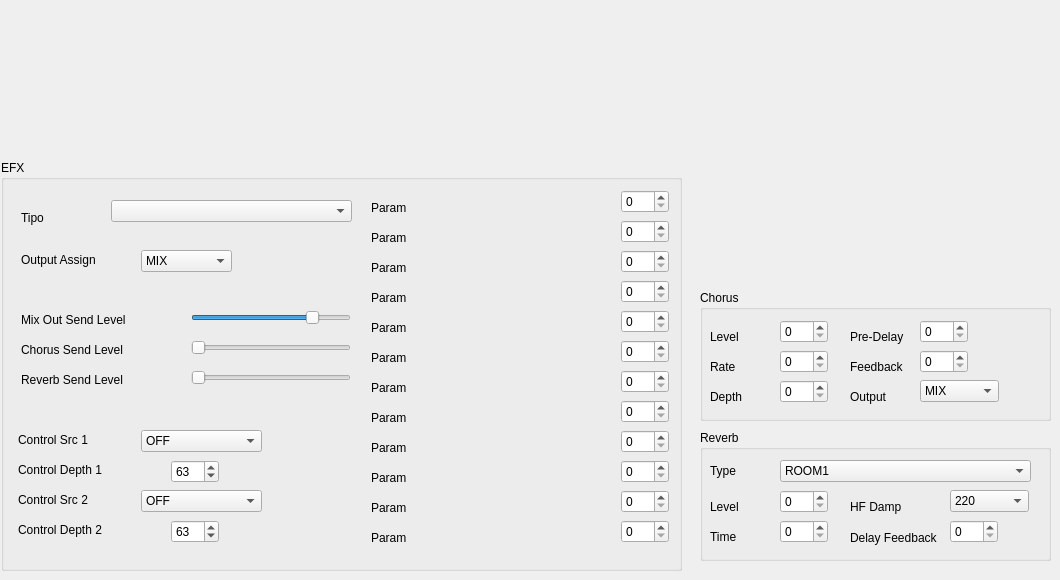
     <widget class="QWidget" name="tab_2">
      <attribute name="title">
       <string>Efeitos</string>
      </attribute>
      <widget class="QGroupBox" name="groupBox_6">
       <property name="geometry">
        <rect>
         <x>700</x>
         <y>430</y>
         <width>351</width>
         <height>131</height>
        </rect>
       </property>
       <property name="title">
        <string>Reverb</string>
       </property>
       <widget class="QSpinBox" name="perfReverbDelayFeedback_2">
        <property name="geometry">
         <rect>
          <x>250</x>
          <y>90</y>
          <width>48</width>
          <height>23</height>
         </rect>
        </property>
        <property name="maximum">
         <number>127</number>
        </property>
       </widget>
       <widget class="QSpinBox" name="perfReverbTime_2">
        <property name="geometry">
         <rect>
          <x>80</x>
          <y>90</y>
          <width>48</width>
          <height>23</height>
         </rect>
        </property>
        <property name="maximum">
         <number>127</number>
        </property>
       </widget>
       <widget class="QLabel" name="label_34">
        <property name="geometry">
         <rect>
          <x>10</x>
          <y>70</y>
          <width>58</width>
          <height>14</height>
         </rect>
        </property>
        <property name="text">
         <string>Level</string>
        </property>
       </widget>
       <widget class="QLabel" name="label_35">
        <property name="geometry">
         <rect>
          <x>10</x>
          <y>30</y>
          <width>58</width>
          <height>21</height>
         </rect>
        </property>
        <property name="text">
         <string>Type</string>
        </property>
       </widget>
       <widget class="QLabel" name="label_36">
        <property name="geometry">
         <rect>
          <x>10</x>
          <y>100</y>
          <width>58</width>
          <height>14</height>
         </rect>
        </property>
        <property name="text">
         <string>Time</string>
        </property>
       </widget>
       <widget class="QSpinBox" name="perfReverbLevel_2">
        <property name="geometry">
         <rect>
          <x>80</x>
          <y>60</y>
          <width>48</width>
          <height>23</height>
         </rect>
        </property>
        <property name="maximum">
         <number>127</number>
        </property>
       </widget>
       <widget class="QLabel" name="label_37">
        <property name="geometry">
         <rect>
          <x>150</x>
          <y>70</y>
          <width>58</width>
          <height>14</height>
         </rect>
        </property>
        <property name="text">
         <string>HF Damp</string>
        </property>
       </widget>
       <widget class="QLabel" name="label_38">
        <property name="geometry">
         <rect>
          <x>150</x>
          <y>100</y>
          <width>101</width>
          <height>16</height>
         </rect>
        </property>
        <property name="text">
         <string>Delay Feedback</string>
        </property>
       </widget>
       <widget class="QComboBox" name="perfReverbHFDamp_2">
        <property name="geometry">
         <rect>
          <x>250</x>
          <y>60</y>
          <width>79</width>
          <height>22</height>
         </rect>
        </property>
        <item>
         <property name="text">
          <string>220</string>
         </property>
        </item>
        <item>
         <property name="text">
          <string>250</string>
         </property>
        </item>
        <item>
         <property name="text">
          <string>315</string>
         </property>
        </item>
        <item>
         <property name="text">
          <string>400</string>
         </property>
        </item>
        <item>
         <property name="text">
          <string>500</string>
         </property>
        </item>
        <item>
         <property name="text">
          <string>630</string>
         </property>
        </item>
        <item>
         <property name="text">
          <string>800</string>
         </property>
        </item>
        <item>
         <property name="text">
          <string>1000</string>
         </property>
        </item>
        <item>
         <property name="text">
          <string>1250</string>
         </property>
        </item>
        <item>
         <property name="text">
          <string>1600</string>
         </property>
        </item>
        <item>
         <property name="text">
          <string>2000</string>
         </property>
        </item>
        <item>
         <property name="text">
          <string>2500</string>
         </property>
        </item>
        <item>
         <property name="text">
          <string>3150</string>
         </property>
        </item>
        <item>
         <property name="text">
          <string>4000</string>
         </property>
        </item>
        <item>
         <property name="text">
          <string>5000</string>
         </property>
        </item>
        <item>
         <property name="text">
          <string>6300</string>
         </property>
        </item>
        <item>
         <property name="text">
          <string>8000</string>
         </property>
        </item>
        <item>
         <property name="text">
          <string>BYPASS</string>
         </property>
        </item>
       </widget>
       <widget class="QComboBox" name="perfReverbType_2">
        <property name="geometry">
         <rect>
          <x>80</x>
          <y>30</y>
          <width>251</width>
          <height>22</height>
         </rect>
        </property>
        <item>
         <property name="text">
          <string>ROOM1</string>
         </property>
        </item>
        <item>
         <property name="text">
          <string>ROOM2</string>
         </property>
        </item>
        <item>
         <property name="text">
          <string>STAGE1</string>
         </property>
        </item>
        <item>
         <property name="text">
          <string>STAGE2</string>
         </property>
        </item>
        <item>
         <property name="text">
          <string>HALL1</string>
         </property>
        </item>
        <item>
         <property name="text">
          <string>HALL2</string>
         </property>
        </item>
        <item>
         <property name="text">
          <string>DELAY</string>
         </property>
        </item>
        <item>
         <property name="text">
          <string>PAN-DLY</string>
         </property>
        </item>
       </widget>
      </widget>
      <widget class="QGroupBox" name="groupBox_8">
       <property name="geometry">
        <rect>
         <x>1</x>
         <y>160</y>
         <width>681</width>
         <height>411</height>
        </rect>
       </property>
       <property name="title">
        <string>EFX</string>
       </property>
       <widget class="QLabel" name="perfParamLbl_13">
        <property name="geometry">
         <rect>
          <x>370</x>
          <y>40</y>
          <width>231</width>
          <height>16</height>
         </rect>
        </property>
        <property name="text">
         <string>Param</string>
        </property>
       </widget>
       <widget class="QSpinBox" name="perfParam_13">
        <property name="geometry">
         <rect>
          <x>620</x>
          <y>30</y>
          <width>48</width>
          <height>23</height>
         </rect>
        </property>
        <property name="maximum">
         <number>127</number>
        </property>
        <property name="value">
         <number>0</number>
        </property>
       </widget>
       <widget class="QLabel" name="perfParamLbl_14">
        <property name="geometry">
         <rect>
          <x>370</x>
          <y>70</y>
          <width>241</width>
          <height>16</height>
         </rect>
        </property>
        <property name="text">
         <string>Param</string>
        </property>
       </widget>
       <widget class="QSpinBox" name="perfParam_14">
        <property name="geometry">
         <rect>
          <x>620</x>
          <y>60</y>
          <width>48</width>
          <height>23</height>
         </rect>
        </property>
        <property name="maximum">
         <number>127</number>
        </property>
        <property name="value">
         <number>0</number>
        </property>
       </widget>
       <widget class="QLabel" name="perfParamLbl_15">
        <property name="geometry">
         <rect>
          <x>370</x>
          <y>100</y>
          <width>241</width>
          <height>16</height>
         </rect>
        </property>
        <property name="text">
         <string>Param</string>
        </property>
       </widget>
       <widget class="QSpinBox" name="perfParam_15">
        <property name="geometry">
         <rect>
          <x>620</x>
          <y>90</y>
          <width>48</width>
          <height>23</height>
         </rect>
        </property>
        <property name="maximum">
         <number>127</number>
        </property>
        <property name="value">
         <number>0</number>
        </property>
       </widget>
       <widget class="QSpinBox" name="perfParam_16">
        <property name="geometry">
         <rect>
          <x>620</x>
          <y>120</y>
          <width>48</width>
          <height>23</height>
         </rect>
        </property>
        <property name="maximum">
         <number>127</number>
        </property>
        <property name="value">
         <number>0</number>
        </property>
       </widget>
       <widget class="QLabel" name="perfParamLbl_16">
        <property name="geometry">
         <rect>
          <x>370</x>
          <y>130</y>
          <width>241</width>
          <height>16</height>
         </rect>
        </property>
        <property name="text">
         <string>Param</string>
        </property>
       </widget>
       <widget class="QSpinBox" name="perfParam_17">
        <property name="geometry">
         <rect>
          <x>620</x>
          <y>150</y>
          <width>48</width>
          <height>23</height>
         </rect>
        </property>
        <property name="maximum">
         <number>127</number>
        </property>
        <property name="value">
         <number>0</number>
        </property>
       </widget>
       <widget class="QLabel" name="perfParamLbl_17">
        <property name="geometry">
         <rect>
          <x>370</x>
          <y>160</y>
          <width>241</width>
          <height>16</height>
         </rect>
        </property>
        <property name="text">
         <string>Param</string>
        </property>
       </widget>
       <widget class="QSpinBox" name="perfParam_18">
        <property name="geometry">
         <rect>
          <x>620</x>
          <y>180</y>
          <width>48</width>
          <height>23</height>
         </rect>
        </property>
        <property name="maximum">
         <number>127</number>
        </property>
        <property name="value">
         <number>0</number>
        </property>
       </widget>
       <widget class="QLabel" name="perfParamLbl_18">
        <property name="geometry">
         <rect>
          <x>370</x>
          <y>190</y>
          <width>241</width>
          <height>16</height>
         </rect>
        </property>
        <property name="text">
         <string>Param</string>
        </property>
       </widget>
       <widget class="QSpinBox" name="perfParam_19">
        <property name="geometry">
         <rect>
          <x>620</x>
          <y>210</y>
          <width>48</width>
          <height>23</height>
         </rect>
        </property>
        <property name="maximum">
         <number>127</number>
        </property>
        <property name="value">
         <number>0</number>
        </property>
       </widget>
       <widget class="QLabel" name="perfParamLbl_19">
        <property name="geometry">
         <rect>
          <x>370</x>
          <y>220</y>
          <width>241</width>
          <height>16</height>
         </rect>
        </property>
        <property name="text">
         <string>Param</string>
        </property>
       </widget>
       <widget class="QSpinBox" name="perfParam_20">
        <property name="geometry">
         <rect>
          <x>620</x>
          <y>240</y>
          <width>48</width>
          <height>23</height>
         </rect>
        </property>
        <property name="maximum">
         <number>127</number>
        </property>
        <property name="value">
         <number>0</number>
        </property>
       </widget>
       <widget class="QLabel" name="perfParamLbl_20">
        <property name="geometry">
         <rect>
          <x>370</x>
          <y>250</y>
          <width>241</width>
          <height>16</height>
         </rect>
        </property>
        <property name="text">
         <string>Param</string>
        </property>
       </widget>
       <widget class="QSpinBox" name="perfParam_21">
        <property name="geometry">
         <rect>
          <x>620</x>
          <y>270</y>
          <width>48</width>
          <height>23</height>
         </rect>
        </property>
        <property name="maximum">
         <number>127</number>
        </property>
        <property name="value">
         <number>0</number>
        </property>
       </widget>
       <widget class="QLabel" name="perfParamLbl_21">
        <property name="geometry">
         <rect>
          <x>370</x>
          <y>280</y>
          <width>241</width>
          <height>16</height>
         </rect>
        </property>
        <property name="text">
         <string>Param</string>
        </property>
       </widget>
       <widget class="QSpinBox" name="perfParam_22">
        <property name="geometry">
         <rect>
          <x>620</x>
          <y>300</y>
          <width>48</width>
          <height>23</height>
         </rect>
        </property>
        <property name="maximum">
         <number>127</number>
        </property>
        <property name="value">
         <number>0</number>
        </property>
       </widget>
       <widget class="QLabel" name="perfParamLbl_22">
        <property name="geometry">
         <rect>
          <x>370</x>
          <y>310</y>
          <width>241</width>
          <height>16</height>
         </rect>
        </property>
        <property name="text">
         <string>Param</string>
        </property>
       </widget>
       <widget class="QSpinBox" name="perfParam_23">
        <property name="geometry">
         <rect>
          <x>620</x>
          <y>330</y>
          <width>48</width>
          <height>23</height>
         </rect>
        </property>
        <property name="maximum">
         <number>127</number>
        </property>
        <property name="value">
         <number>0</number>
        </property>
       </widget>
       <widget class="QLabel" name="perfParamLbl_23">
        <property name="geometry">
         <rect>
          <x>370</x>
          <y>340</y>
          <width>241</width>
          <height>16</height>
         </rect>
        </property>
        <property name="text">
         <string>Param</string>
        </property>
       </widget>
       <widget class="QSpinBox" name="perfParam_24">
        <property name="geometry">
         <rect>
          <x>620</x>
          <y>360</y>
          <width>48</width>
          <height>23</height>
         </rect>
        </property>
        <property name="maximum">
         <number>127</number>
        </property>
        <property name="value">
         <number>0</number>
        </property>
       </widget>
       <widget class="QLabel" name="perfParamLbl_24">
        <property name="geometry">
         <rect>
          <x>370</x>
          <y>370</y>
          <width>241</width>
          <height>16</height>
         </rect>
        </property>
        <property name="text">
         <string>Param</string>
        </property>
       </widget>
       <widget class="QSpinBox" name="perfCtrlDepth1_2">
        <property name="geometry">
         <rect>
          <x>170</x>
          <y>300</y>
          <width>48</width>
          <height>23</height>
         </rect>
        </property>
        <property name="maximum">
         <number>126</number>
        </property>
        <property name="value">
         <number>63</number>
        </property>
       </widget>
       <widget class="QLabel" name="label_43">
        <property name="geometry">
         <rect>
          <x>17</x>
          <y>360</y>
          <width>101</width>
          <height>20</height>
         </rect>
        </property>
        <property name="text">
         <string>Control Depth 2</string>
        </property>
       </widget>
       <widget class="QSpinBox" name="perfCtrlDepth2_2">
        <property name="geometry">
         <rect>
          <x>170</x>
          <y>360</y>
          <width>48</width>
          <height>23</height>
         </rect>
        </property>
        <property name="maximum">
         <number>126</number>
        </property>
        <property name="value">
         <number>63</number>
        </property>
       </widget>
       <widget class="QLabel" name="label_45">
        <property name="geometry">
         <rect>
          <x>17</x>
          <y>330</y>
          <width>101</width>
          <height>20</height>
         </rect>
        </property>
        <property name="text">
         <string>Control Src 2</string>
        </property>
       </widget>
       <widget class="QLabel" name="label_46">
        <property name="geometry">
         <rect>
          <x>20</x>
          <y>90</y>
          <width>121</width>
          <height>20</height>
         </rect>
        </property>
        <property name="text">
         <string>Output Assign</string>
        </property>
       </widget>
       <widget class="QLabel" name="label_47">
        <property name="geometry">
         <rect>
          <x>20</x>
          <y>50</y>
          <width>41</width>
          <height>16</height>
         </rect>
        </property>
        <property name="text">
         <string>Tipo</string>
        </property>
       </widget>
       <widget class="QComboBox" name="perfCtrlSrc1_2">
        <property name="geometry">
         <rect>
          <x>140</x>
          <y>270</y>
          <width>121</width>
          <height>22</height>
         </rect>
        </property>
        <item>
         <property name="text">
          <string>OFF</string>
         </property>
        </item>
        <item>
         <property name="text">
          <string>SYS-CTRL1</string>
         </property>
        </item>
        <item>
         <property name="text">
          <string>SYS-CTRL2</string>
         </property>
        </item>
        <item>
         <property name="text">
          <string>MODULATION</string>
         </property>
        </item>
        <item>
         <property name="text">
          <string>BREATH</string>
         </property>
        </item>
        <item>
         <property name="text">
          <string>FOOT</string>
         </property>
        </item>
        <item>
         <property name="text">
          <string>VOLUME</string>
         </property>
        </item>
        <item>
         <property name="text">
          <string>PAN</string>
         </property>
        </item>
        <item>
         <property name="text">
          <string>EXPRESSION</string>
         </property>
        </item>
        <item>
         <property name="text">
          <string>PITCH BEND</string>
         </property>
        </item>
        <item>
         <property name="text">
          <string>AFTERTOUCH</string>
         </property>
        </item>
       </widget>
       <widget class="QComboBox" name="perfCtrlSrc2_2">
        <property name="geometry">
         <rect>
          <x>140</x>
          <y>330</y>
          <width>121</width>
          <height>22</height>
         </rect>
        </property>
        <item>
         <property name="text">
          <string>OFF</string>
         </property>
        </item>
        <item>
         <property name="text">
          <string>SYS-CTRL1</string>
         </property>
        </item>
        <item>
         <property name="text">
          <string>SYS-CTRL2</string>
         </property>
        </item>
        <item>
         <property name="text">
          <string>MODULATION</string>
         </property>
        </item>
        <item>
         <property name="text">
          <string>BREATH</string>
         </property>
        </item>
        <item>
         <property name="text">
          <string>FOOT</string>
         </property>
        </item>
        <item>
         <property name="text">
          <string>VOLUME</string>
         </property>
        </item>
        <item>
         <property name="text">
          <string>PAN</string>
         </property>
        </item>
        <item>
         <property name="text">
          <string>EXPRESSION</string>
         </property>
        </item>
        <item>
         <property name="text">
          <string>PITCH BEND</string>
         </property>
        </item>
        <item>
         <property name="text">
          <string>AFTERTOUCH</string>
         </property>
        </item>
       </widget>
       <widget class="QLabel" name="label_48">
        <property name="geometry">
         <rect>
          <x>17</x>
          <y>300</y>
          <width>101</width>
          <height>20</height>
         </rect>
        </property>
        <property name="text">
         <string>Control Depth 1</string>
        </property>
       </widget>
       <widget class="QLabel" name="label_49">
        <property name="geometry">
         <rect>
          <x>20</x>
          <y>210</y>
          <width>141</width>
          <height>20</height>
         </rect>
        </property>
        <property name="text">
         <string>Reverb Send Level</string>
        </property>
       </widget>
       <widget class="QComboBox" name="perfEfeito_2">
        <property name="geometry">
         <rect>
          <x>110</x>
          <y>40</y>
          <width>241</width>
          <height>22</height>
         </rect>
        </property>
       </widget>
       <widget class="QLabel" name="label_50">
        <property name="geometry">
         <rect>
          <x>17</x>
          <y>270</y>
          <width>101</width>
          <height>20</height>
         </rect>
        </property>
        <property name="text">
         <string>Control Src 1</string>
        </property>
       </widget>
       <widget class="QLabel" name="label_51">
        <property name="geometry">
         <rect>
          <x>20</x>
          <y>180</y>
          <width>141</width>
          <height>20</height>
         </rect>
        </property>
        <property name="text">
         <string>Chorus Send Level</string>
        </property>
       </widget>
       <widget class="QLabel" name="label_52">
        <property name="geometry">
         <rect>
          <x>20</x>
          <y>150</y>
          <width>151</width>
          <height>20</height>
         </rect>
        </property>
        <property name="text">
         <string>Mix Out Send Level</string>
        </property>
       </widget>
       <widget class="QComboBox" name="perfOA_2">
        <property name="geometry">
         <rect>
          <x>140</x>
          <y>90</y>
          <width>91</width>
          <height>22</height>
         </rect>
        </property>
        <item>
         <property name="text">
          <string>MIX</string>
         </property>
        </item>
        <item>
         <property name="text">
          <string>DIRECT-1</string>
         </property>
        </item>
        <item>
         <property name="text">
          <string>DIRECT-2</string>
         </property>
        </item>
       </widget>
       <widget class="QSlider" name="mixOutSendLevel">
        <property name="geometry">
         <rect>
          <x>190</x>
          <y>150</y>
          <width>160</width>
          <height>16</height>
         </rect>
        </property>
        <property name="maximum">
         <number>127</number>
        </property>
        <property name="value">
         <number>100</number>
        </property>
        <property name="orientation">
         <enum>Qt::Horizontal</enum>
        </property>
       </widget>
       <widget class="QSlider" name="chorusSendLevel">
        <property name="geometry">
         <rect>
          <x>190</x>
          <y>180</y>
          <width>160</width>
          <height>16</height>
         </rect>
        </property>
        <property name="maximum">
         <number>127</number>
        </property>
        <property name="orientation">
         <enum>Qt::Horizontal</enum>
        </property>
       </widget>
       <widget class="QSlider" name="reverbSendLevel">
        <property name="geometry">
         <rect>
          <x>190</x>
          <y>210</y>
          <width>160</width>
          <height>16</height>
         </rect>
        </property>
        <property name="maximum">
         <number>127</number>
        </property>
        <property name="orientation">
         <enum>Qt::Horizontal</enum>
        </property>
       </widget>
      </widget>
      <widget class="QGroupBox" name="groupBox_9">
       <property name="geometry">
        <rect>
         <x>700</x>
         <y>290</y>
         <width>351</width>
         <height>131</height>
        </rect>
       </property>
       <property name="title">
        <string>Chorus</string>
       </property>
       <widget class="QLabel" name="label_53">
        <property name="geometry">
         <rect>
          <x>10</x>
          <y>40</y>
          <width>58</width>
          <height>14</height>
         </rect>
        </property>
        <property name="text">
         <string>Level</string>
        </property>
       </widget>
       <widget class="QSpinBox" name="perfChorusLevel_2">
        <property name="geometry">
         <rect>
          <x>80</x>
          <y>30</y>
          <width>48</width>
          <height>23</height>
         </rect>
        </property>
        <property name="maximum">
         <number>127</number>
        </property>
       </widget>
       <widget class="QSpinBox" name="perfChorusRate_2">
        <property name="geometry">
         <rect>
          <x>80</x>
          <y>60</y>
          <width>48</width>
          <height>23</height>
         </rect>
        </property>
        <property name="maximum">
         <number>127</number>
        </property>
       </widget>
       <widget class="QLabel" name="label_54">
        <property name="geometry">
         <rect>
          <x>10</x>
          <y>70</y>
          <width>58</width>
          <height>14</height>
         </rect>
        </property>
        <property name="text">
         <string>Rate</string>
        </property>
       </widget>
       <widget class="QSpinBox" name="perfChorusDepth_2">
        <property name="geometry">
         <rect>
          <x>80</x>
          <y>90</y>
          <width>48</width>
          <height>23</height>
         </rect>
        </property>
        <property name="maximum">
         <number>127</number>
        </property>
       </widget>
       <widget class="QLabel" name="label_55">
        <property name="geometry">
         <rect>
          <x>10</x>
          <y>100</y>
          <width>58</width>
          <height>14</height>
         </rect>
        </property>
        <property name="text">
         <string>Depth</string>
        </property>
       </widget>
       <widget class="QSpinBox" name="perfChorusPreDelay_2">
        <property name="geometry">
         <rect>
          <x>220</x>
          <y>30</y>
          <width>48</width>
          <height>23</height>
         </rect>
        </property>
        <property name="maximum">
         <number>127</number>
        </property>
       </widget>
       <widget class="QLabel" name="label_56">
        <property name="geometry">
         <rect>
          <x>150</x>
          <y>40</y>
          <width>58</width>
          <height>14</height>
         </rect>
        </property>
        <property name="text">
         <string>Pre-Delay</string>
        </property>
       </widget>
       <widget class="QSpinBox" name="perfChorusFeedback_2">
        <property name="geometry">
         <rect>
          <x>220</x>
          <y>60</y>
          <width>48</width>
          <height>23</height>
         </rect>
        </property>
        <property name="maximum">
         <number>127</number>
        </property>
       </widget>
       <widget class="QLabel" name="label_57">
        <property name="geometry">
         <rect>
          <x>150</x>
          <y>70</y>
          <width>58</width>
          <height>14</height>
         </rect>
        </property>
        <property name="text">
         <string>Feedback</string>
        </property>
       </widget>
       <widget class="QLabel" name="label_58">
        <property name="geometry">
         <rect>
          <x>150</x>
          <y>100</y>
          <width>58</width>
          <height>14</height>
         </rect>
        </property>
        <property name="text">
         <string>Output</string>
        </property>
       </widget>
       <widget class="QComboBox" name="perfChorusOut_2">
        <property name="geometry">
         <rect>
          <x>220</x>
          <y>90</y>
          <width>79</width>
          <height>22</height>
         </rect>
        </property>
        <item>
         <property name="text">
          <string>MIX</string>
         </property>
        </item>
        <item>
         <property name="text">
          <string>REV</string>
         </property>
        </item>
        <item>
         <property name="text">
          <string>MIX+REV</string>
         </property>
        </item>
       </widget>
      </widget>
     </widget>
